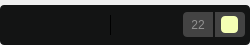
<?xml version="1.0" encoding="UTF-8"?>
<ui version="4.0">
 <class>Text_editing</class>
 <widget class="QWidget" name="Text_editing">
  <property name="geometry">
   <rect>
    <x>0</x>
    <y>0</y>
    <width>250</width>
    <height>45</height>
   </rect>
  </property>
  <property name="windowTitle">
   <string>Form</string>
  </property>
  <widget class="QWidget" name="widget" native="true">
   <property name="geometry">
    <rect>
     <x>0</x>
     <y>5</y>
     <width>250</width>
     <height>40</height>
    </rect>
   </property>
   <property name="styleSheet">
    <string notr="true">background:rgb(19,20,20);
border-radius:4px;</string>
   </property>
   <widget class="QPushButton" name="blue_btn">
    <property name="geometry">
     <rect>
      <x>215</x>
      <y>7</y>
      <width>30</width>
      <height>25</height>
     </rect>
    </property>
    <property name="minimumSize">
     <size>
      <width>30</width>
      <height>25</height>
     </size>
    </property>
    <property name="maximumSize">
     <size>
      <width>30</width>
      <height>25</height>
     </size>
    </property>
    <property name="styleSheet">
     <string notr="true">background-color: rgb(67, 67, 67);
border-top-right-radius:4px;
border-top-left-radius:0px;
border-bottom-right-radius:4px;
border-bottom-left-radius:0px;</string>
    </property>
    <property name="text">
     <string/>
    </property>
   </widget>
   <widget class="QPushButton" name="BoldBtn">
    <property name="geometry">
     <rect>
      <x>5</x>
      <y>10</y>
      <width>20</width>
      <height>20</height>
     </rect>
    </property>
    <property name="maximumSize">
     <size>
      <width>20</width>
      <height>20</height>
     </size>
    </property>
    <property name="styleSheet">
     <string notr="true">background:rgba(19,20,20,0.9);</string>
    </property>
    <property name="text">
     <string/>
    </property>
   </widget>
   <widget class="QPushButton" name="ItalicBtn">
    <property name="geometry">
     <rect>
      <x>30</x>
      <y>10</y>
      <width>20</width>
      <height>20</height>
     </rect>
    </property>
    <property name="minimumSize">
     <size>
      <width>20</width>
      <height>20</height>
     </size>
    </property>
    <property name="maximumSize">
     <size>
      <width>20</width>
      <height>20</height>
     </size>
    </property>
    <property name="styleSheet">
     <string notr="true">background:rgb(19,20,20);</string>
    </property>
    <property name="text">
     <string/>
    </property>
   </widget>
   <widget class="QPushButton" name="underlineBtn">
    <property name="geometry">
     <rect>
      <x>55</x>
      <y>10</y>
      <width>20</width>
      <height>20</height>
     </rect>
    </property>
    <property name="minimumSize">
     <size>
      <width>20</width>
      <height>20</height>
     </size>
    </property>
    <property name="maximumSize">
     <size>
      <width>20</width>
      <height>20</height>
     </size>
    </property>
    <property name="styleSheet">
     <string notr="true">background:rgba(19,20,20,0.9);</string>
    </property>
    <property name="text">
     <string/>
    </property>
   </widget>
   <widget class="QPushButton" name="StrikeOutResolvedBtn">
    <property name="geometry">
     <rect>
      <x>80</x>
      <y>10</y>
      <width>20</width>
      <height>20</height>
     </rect>
    </property>
    <property name="minimumSize">
     <size>
      <width>20</width>
      <height>20</height>
     </size>
    </property>
    <property name="maximumSize">
     <size>
      <width>20</width>
      <height>20</height>
     </size>
    </property>
    <property name="styleSheet">
     <string notr="true">background:rgba(19,20,20,0.9);</string>
    </property>
    <property name="text">
     <string/>
    </property>
   </widget>
   <widget class="QFrame" name="frame">
    <property name="geometry">
     <rect>
      <x>110</x>
      <y>10</y>
      <width>1</width>
      <height>20</height>
     </rect>
    </property>
    <property name="minimumSize">
     <size>
      <width>1</width>
      <height>20</height>
     </size>
    </property>
    <property name="maximumSize">
     <size>
      <width>1</width>
      <height>20</height>
     </size>
    </property>
    <property name="styleSheet">
     <string notr="true">background-color: rgb(0, 0, 0);</string>
    </property>
    <property name="frameShape">
     <enum>QFrame::StyledPanel</enum>
    </property>
    <property name="frameShadow">
     <enum>QFrame::Raised</enum>
    </property>
   </widget>
   <widget class="QPushButton" name="showListBtn">
    <property name="geometry">
     <rect>
      <x>120</x>
      <y>10</y>
      <width>20</width>
      <height>20</height>
     </rect>
    </property>
    <property name="maximumSize">
     <size>
      <width>20</width>
      <height>20</height>
     </size>
    </property>
    <property name="styleSheet">
     <string notr="true">background:rgba(19,20,20,0.9);</string>
    </property>
    <property name="text">
     <string/>
    </property>
   </widget>
   <widget class="QPushButton" name="showNUMList">
    <property name="geometry">
     <rect>
      <x>145</x>
      <y>10</y>
      <width>20</width>
      <height>20</height>
     </rect>
    </property>
    <property name="maximumSize">
     <size>
      <width>20</width>
      <height>20</height>
     </size>
    </property>
    <property name="styleSheet">
     <string notr="true">background:rgba(19,20,20,0.9);</string>
    </property>
    <property name="text">
     <string/>
    </property>
   </widget>
   <widget class="QPushButton" name="blue_btn_2">
    <property name="geometry">
     <rect>
      <x>221</x>
      <y>11</y>
      <width>17</width>
      <height>17</height>
     </rect>
    </property>
    <property name="minimumSize">
     <size>
      <width>0</width>
      <height>0</height>
     </size>
    </property>
    <property name="maximumSize">
     <size>
      <width>17</width>
      <height>17</height>
     </size>
    </property>
    <property name="styleSheet">
     <string notr="true">background-color: rgb(245, 255, 180);
</string>
    </property>
    <property name="text">
     <string/>
    </property>
   </widget>
   <widget class="QPushButton" name="light_blue_btn">
    <property name="geometry">
     <rect>
      <x>183</x>
      <y>7</y>
      <width>30</width>
      <height>25</height>
     </rect>
    </property>
    <property name="styleSheet">
     <string notr="true">background-color: rgb(67, 67, 67);

color: rgba(145, 145, 145, 1);
border-top-left-radius:4px;
border-top-right-radius:0px;
border-bottom-left-radius:4px;
border-bottom-right-radius:0px;
</string>
    </property>
    <property name="text">
     <string>22</string>
    </property>
   </widget>
  </widget>
 </widget>
 <resources/>
 <connections/>
</ui>
